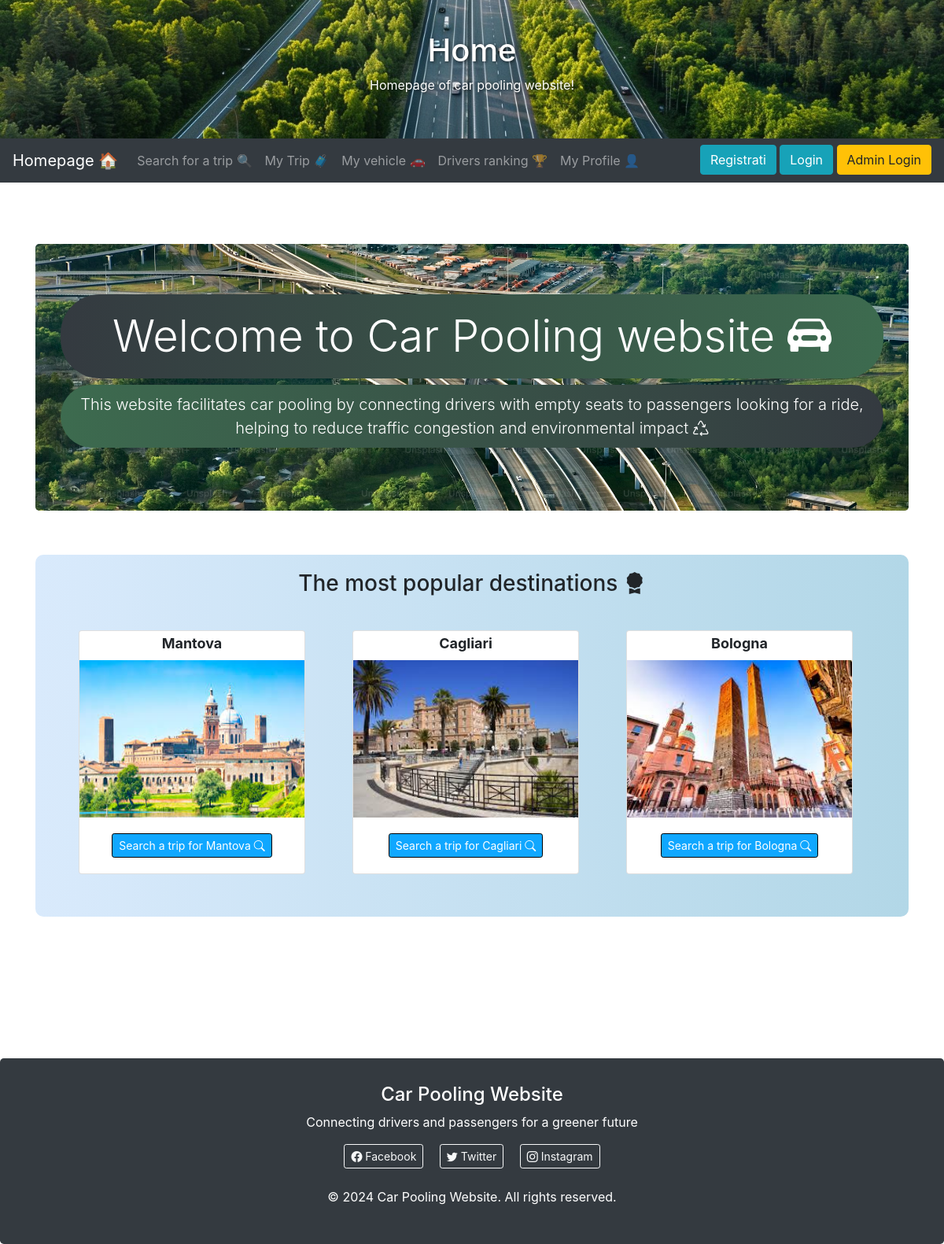
The page / on the database its author committed.
### gestione/models.py (models this page shows, shortened)
class Ride(models.Model):
    car = models.ForeignKey(Car , on_delete=models.SET_NULL , default = None ,null=True , related_name="my_rides")
    user = models.ForeignKey(User, on_delete=models.PROTECT,blank=True,null=True,default=None, related_name="my_rides")
    departure_location = models.CharField(max_length=30 , null  = False , default = "NO_LOCATION_D")
    departure_state = models.CharField(max_length=30 , null  = False , default = "NO_STATE_D")
    departure_address = models.CharField(max_length=30 , null  = False , default = "NO_ADDRESS_D")
    arrival_location = models.CharField(max_length=30 , null = False , default = "NO_LOCATION_A")
    arrival_state = models.CharField(max_length=30 , null  = False , default = "NO_STATE_A")
    arrival_address = models.CharField(max_length=30 , null  = False , default = "NO_ADDRESS_A")
    departure_time = models.DateTimeField(null=False , default=timezone.make_aware(timezone.datetime(1970, 1, 1, 0, 0, 0)))
    arrival_time = models.DateTimeField(null=False , default=timezone.make_aware(timezone.datetime(1970, 1, 1, 0, 0, 0)))
    open_registration_time = models.DateTimeField(null = False , default=timezone.make_aware(timezone.datetime(1970, 1, 1, 0, 0, 0)))
    close_registration_time = models.DateTimeField(null = False , default=timezone.make_aware(timezone.datetime(1970, 1, 1, 0, 0, 0)))
    max_passenger = models.IntegerField(default=0 , null = False )
    image = models.ImageField(upload_to='ride_images/', null=True, blank=True)

### CarPooling/views.py (the view)
# urls.py: re_path(r"^$|^\/$|^home\/$", home_page ,name="home"),  # Homepage
def home_page(request):
    top_destination = Ride.objects.raw("""
        SELECT id, arrival_location, COUNT(id) as count, MAX(image) as max_img
        FROM gestione_ride
        GROUP BY arrival_location
        ORDER BY count DESC
        LIMIT 3
    """)
    ctx = { "top_destination": top_destination}
    return render(request, template_name="home.html" , context=ctx)

### templates/home.html (shortened to what this page needs)
{% extends 'basebs.html' %}
{% load static %}
{% block header1 %}
  <div class="header-background">
    <h1>Home</h1>
    <p>Homepage of car pooling website!</p>
  </div>
{% endblock %}
{% block content %}
<br><br>
<div class="jumbotron" style="background: url('/static/img/test.jpg') no-repeat center center; background-size: cover; color: rgb(255, 255, 255);">
  <h1 style="background: linear-gradient(to right, #343A40, #3d6b4f) black; border-radius: 50px; padding: 20px;" class="display-4">Welcome to Car Pooling website <i class="bi bi-car-front-fill"></i> </h1>
  <p style="background: linear-gradient(to right, #3d6b4f, #343A40) black; border-radius: 50px; padding: 10px;" class="lead">This website facilitates car pooling by connecting drivers with empty seats to passengers looking for a ride, helping to reduce traffic congestion and environmental impact <i class="bi bi-recycle"></i></p>
</div>
<br>
<div style="background: linear-gradient(to right, #d9eafc, #b2d7e7); padding: 20px; text-align: center; border-radius: 10px;">
<h3> The most popular destinations <i class="bi bi-award-fill"></i> </h3>
<br>
<div class="container text-center">
  <div class="row justify-content-start">
    {% for destination in top_destination %}
    <div class="col-auto card-container">
      <div class="card" style="width: 18rem;">
        <h4> <span class="badge rounded-pill text-bg-info"> {{destination.arrival_location}} </span> </h4>
        {% if destination.image %}
          <img src="{{ destination.image.url }}" height="200px" alt="city_img">
        {% else %}
            <img src="{% static '/img/no_img.jpg' %}" height="200px" alt="default_city_img">
        {% endif %}
        <div class="card-body">
          <a href="{% url 'search_results_trip' destination.arrival_location 'Destination' %}" style = "background-color: rgb(16, 167, 255); border-color: black ;" class="btn btn-primary btn-sm"> Search a trip for {{destination.arrival_location}} <i class="bi bi-search"></i> </a>
        </div>
      </div>
    </div>
    {% endfor %}
  </div>
</div>
{% endblock %}

### templates/basebs.html (style rules this page uses)
.header-background { background-image: url('/static/img/home_background.jpg'); background-size: cover; background-position: center; padding: 40px; color: white; text-shadow: 1px 1px 4px rgba(0, 0, 0, 0.7); width: 100vw; margin-left: calc(-50vw + 50%); }
.card-container { margin-left: 10px; }
.card { margin: 10px; }

### rows shown on the page
Ride: arrival_location "Mantova", image (picture)
Ride: arrival_location "Cagliari", image (picture)
Ride: arrival_location "Bologna", image (picture)
